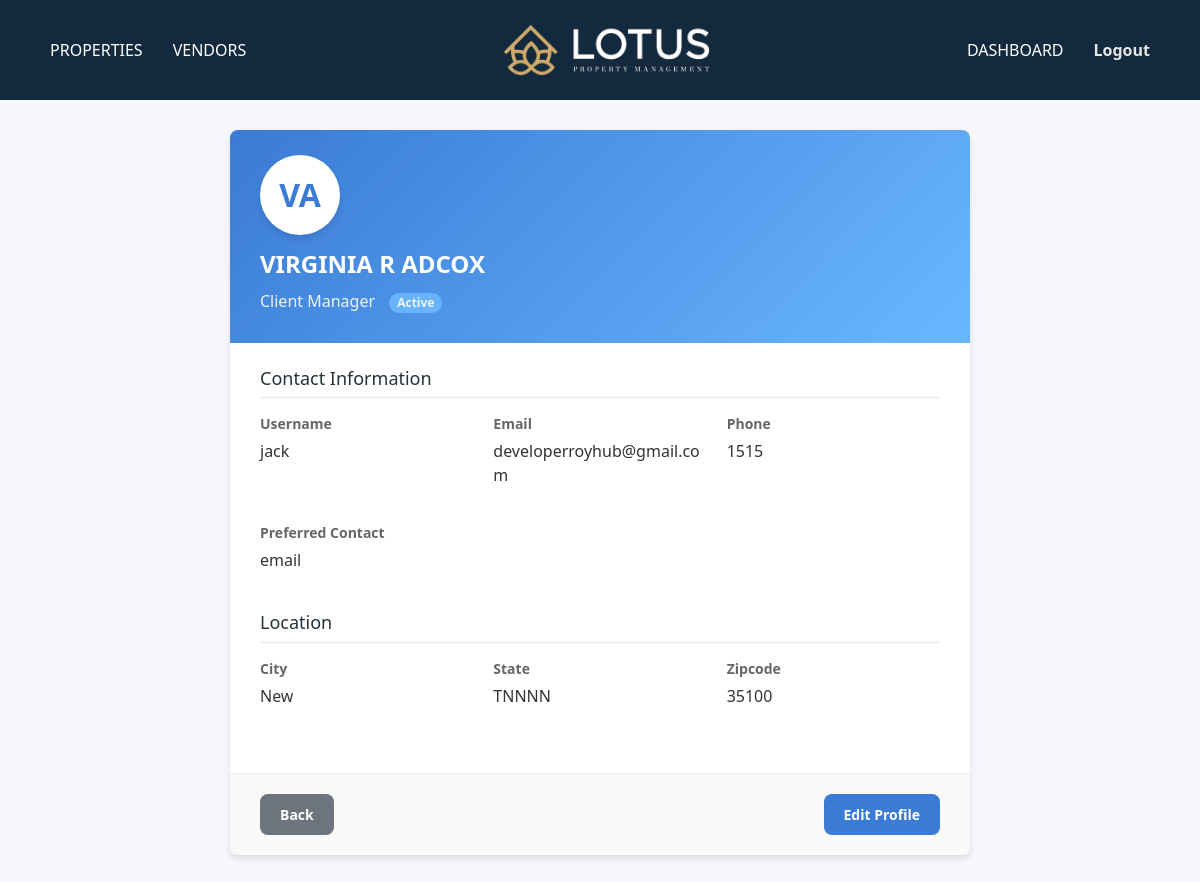
The page /clientmanager/clientmanager/profile/ (signed in) on the database its author committed.
### mainapp/models.py (models this page shows, shortened)
class ClientManagers(models.Model):  # Unique name to avoid conflicts
    first_name = models.CharField(max_length=150)
    last_name = models.CharField(max_length=150)
    username = models.CharField(max_length=150, unique=True)
    email = models.EmailField(unique=True)
    password = models.CharField(max_length=255)  # Store hashed passwords
    phone_number = models.CharField(max_length=15,blank=True, null=True)
    city = models.CharField(max_length=100, blank=True, null=True)
    state = models.CharField(max_length=100, blank=True, null=True)
    zipcode = models.CharField(max_length=10, blank=True, null=True)
    office_phone = models.CharField(max_length=15, null=True, blank=True)
    business_address = models.TextField(null=True, blank=True)
    PREFERRED_CONTACT_CHOICES = [
        ('email', 'Email'),
        ('phone', 'Phone'),
        ('text', 'text'),
    ]
    preferred_contact_method = models.CharField(
        max_length=10, choices=PREFERRED_CONTACT_CHOICES, default='email'
    )
    created_at = models.DateTimeField(auto_now_add=True)

### clientmanager/views.py (the view)
# urls.py: path('clientmanager/profile/', views.clientmanager_profile_view, name='clientmanager_profile_view'),
def clientmanager_profile_view(request):
    manager_id = request.session.get('manager_id')
    if not manager_id:
        return redirect('clientmanager:client_login')
    clientmanager = get_object_or_404(ClientManagers, id=manager_id)
    return render(request, 'clientmanager/profile/clientmanager_profile_view.html', {
        'clientmanager': clientmanager
    })

### template/clientmanager/profile/clientmanager_profile_view.html (shortened to what this page needs)
{% extends 'cmbase.html' %}
{% block content %}
    <div class="container">
        <div class="profile-card">
            <div class="profile-header">
                <div class="profile-avatar">
                    <div class="avatar-text" id="initials"></div>
                </div>
                <h2 id="fullName">{{ clientmanager.first_name }} {{ clientmanager.last_name }}</h2>
                <div class="profile-role">Client Manager <span class="badge">Active</span></div>
            </div>
            <div class="profile-content">
                <div class="info-section">
                    <h3>Contact Information</h3>
                    <div class="info-grid">
                        <div class="info-item">
                            <span class="info-label">Username</span>
                            <span class="info-value">{{ clientmanager.username }}</span>
                        </div>
                        <div class="info-item">
                            <span class="info-label">Email</span>
                            <span class="info-value">{{ clientmanager.email }}</span>
                        </div>
                        <div class="info-item">
                            <span class="info-label">Phone</span>
                            <span class="info-value">{{ clientmanager.phone_number }}</span>
                        </div>
                        <div class="info-item">
                            <span class="info-label">Preferred Contact</span>
                            <span class="info-value">{{ clientmanager.preferred_contact_method }}</span>
                        </div>
                    </div>
                </div>
                <div class="info-section">
                    <h3>Location</h3>
                    <div class="info-grid">
                        <div class="info-item">
                            <span class="info-label">City</span>
                            <span class="info-value">{{ clientmanager.city }}</span>
                        </div>
                        <div class="info-item">
                            <span class="info-label">State</span>
                            <span class="info-value">{{ clientmanager.state }}</span>
                        </div>
                        <div class="info-item">
                            <span class="info-label">Zipcode</span>
                            <span class="info-value">{{ clientmanager.zipcode }}</span>
                        </div>
                    </div>
                </div>
            </div>
            <div class="actions" style="display: flex; justify-content: space-between;">
                <a href="{% url 'clientmanager:client_dashboard' %}" class="btn btn-secondary">Back</a>
                <a href="{% url 'clientmanager:clientmanager_profile_edit' %}" class="btn btn-primary">Edit Profile</a>
            </div>
        </div>
    </div>
{% endblock content %}

### template/clientmanager/profile/clientmanager_profile_view.html (style rules this page uses)
:root { --primary-color: #3a7bd5; --secondary-color: #6ab7ff; --dark-color: #263238; --light-color: #f5f7fa; --success-color: #47b881; --text-color: #333; --shadow: 0 4px 6px rgba(0, 0, 0, 0.1); --border-radius: 8px; }
* { margin: 0; padding: 0; box-sizing: border-box; font-family: 'Segoe UI', Tahoma, Geneva, Verdana, sans-serif; }
body { background-color: #f5f7fa; color: var(--text-color); }
.container { max-width: 800px; margin: 0 auto; padding: 30px; }
.profile-card { background: white; border-radius: var(--border-radius); box-shadow: var(--shadow); overflow: hidden; transition: transform 0.3s ease; }
.profile-header { background: linear-gradient(135deg, var(--primary-color), var(--secondary-color)); color: white; padding: 25px 30px; position: relative; }
.profile-avatar { width: 80px; height: 80px; background-color: white; border-radius: 50%; display: flex; align-items: center; justify-content: center; margin-bottom: 15px; box-shadow: var(--shadow); overflow: hidden; }
.avatar-text { font-size: 32px; font-weight: bold; color: var(--primary-color); }
.profile-header h2 { margin-bottom: 10px; font-size: 24px; font-weight: 600; }
.profile-role { font-size: 16px; opacity: 0.9; margin-bottom: 5px; }
.profile-content { padding: 25px 30px; }
.info-section { margin-bottom: 25px; }
.info-section h3 { font-size: 18px; color: var(--dark-color); margin-bottom: 15px; padding-bottom: 8px; border-bottom: 1px solid #eaeaea; }
.info-grid { display: grid; grid-template-columns: repeat(auto-fit, minmax(200px, 1fr)); gap: 20px; }
.info-item { margin-bottom: 15px; }
.info-label { font-weight: 600; display: block; margin-bottom: 5px; color: #666; font-size: 14px; }
.info-value { font-size: 16px; word-break: break-word; }
.actions { display: flex; justify-content: flex-end; padding: 20px 30px; background-color: #f9f9f9; border-top: 1px solid #eaeaea; }
.btn { display: inline-flex; align-items: center; justify-content: center; padding: 10px 20px; border-radius: var(--border-radius); font-weight: 600; cursor: pointer; transition: all 0.3s ease; text-decoration: none; border: none; font-size: 14px; }
.btn-primary { background-color: var(--primary-color); color: white; }
.badge { display: inline-block; padding: 4px 8px; border-radius: 20px; font-size: 12px; font-weight: 600; background-color: var(--secondary-color); color: white; margin-left: 10px; }

### rows shown on the page
ClientManagers: first_name "VIRGINIA R", last_name "ADCOX", username "jack", email "developerroyhub@gmail.com", phone_number "1515", preferred_contact_method "email", city "New", state "TNNNN", zipcode "35100"
